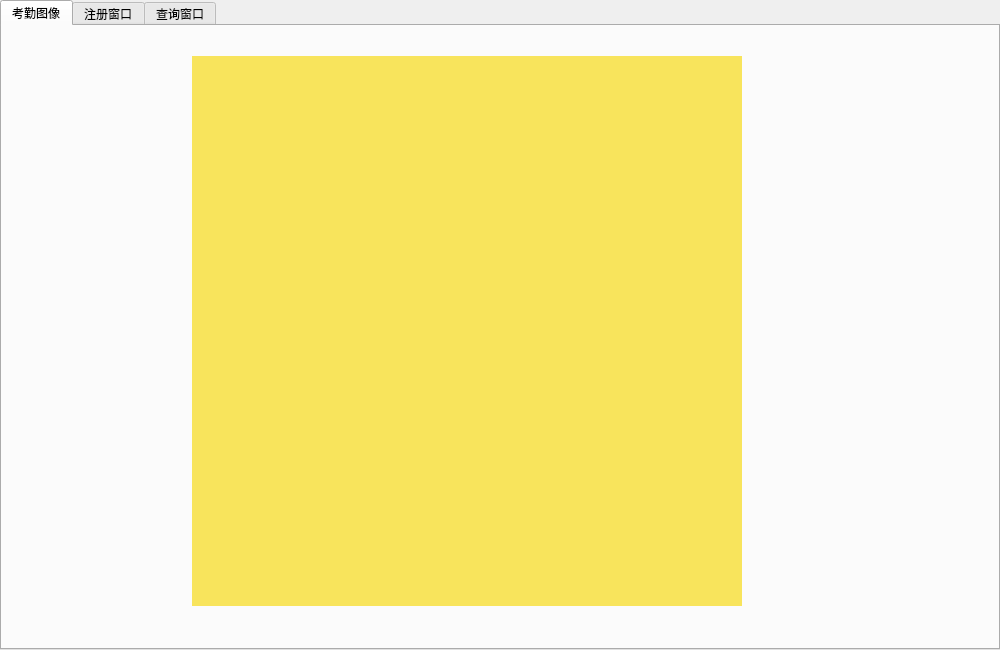
<?xml version="1.0" encoding="UTF-8"?>
<ui version="4.0">
 <class>AttendanceWin</class>
 <widget class="QMainWindow" name="AttendanceWin">
  <property name="geometry">
   <rect>
    <x>0</x>
    <y>0</y>
    <width>1000</width>
    <height>650</height>
   </rect>
  </property>
  <property name="windowTitle">
   <string>AttendanceWin</string>
  </property>
  <widget class="QWidget" name="centralwidget">
   <widget class="QTabWidget" name="tabWidget">
    <property name="geometry">
     <rect>
      <x>0</x>
      <y>0</y>
      <width>1000</width>
      <height>650</height>
     </rect>
    </property>
    <property name="currentIndex">
     <number>0</number>
    </property>
    <widget class="QWidget" name="showWidget">
     <attribute name="title">
      <string>考勤图像</string>
     </attribute>
     <widget class="QLabel" name="pictureLb">
      <property name="geometry">
       <rect>
        <x>190</x>
        <y>30</y>
        <width>550</width>
        <height>550</height>
       </rect>
      </property>
      <property name="styleSheet">
       <string notr="true">background-color: rgb(248, 228, 92);</string>
      </property>
      <property name="text">
       <string/>
      </property>
     </widget>
    </widget>
    <widget class="RegisterWin" name="registerWidget">
     <attribute name="title">
      <string>注册窗口</string>
     </attribute>
    </widget>
    <widget class="SelectWin" name="selectWidget">
     <attribute name="title">
      <string>查询窗口</string>
     </attribute>
    </widget>
   </widget>
  </widget>
 </widget>
 <customwidgets>
  <customwidget>
   <class>RegisterWin</class>
   <extends>QWidget</extends>
   <header location="global">registerwin.h</header>
   <container>1</container>
  </customwidget>
  <customwidget>
   <class>SelectWin</class>
   <extends>QWidget</extends>
   <header location="global">selectwin.h</header>
   <container>1</container>
  </customwidget>
 </customwidgets>
 <resources/>
 <connections/>
</ui>
